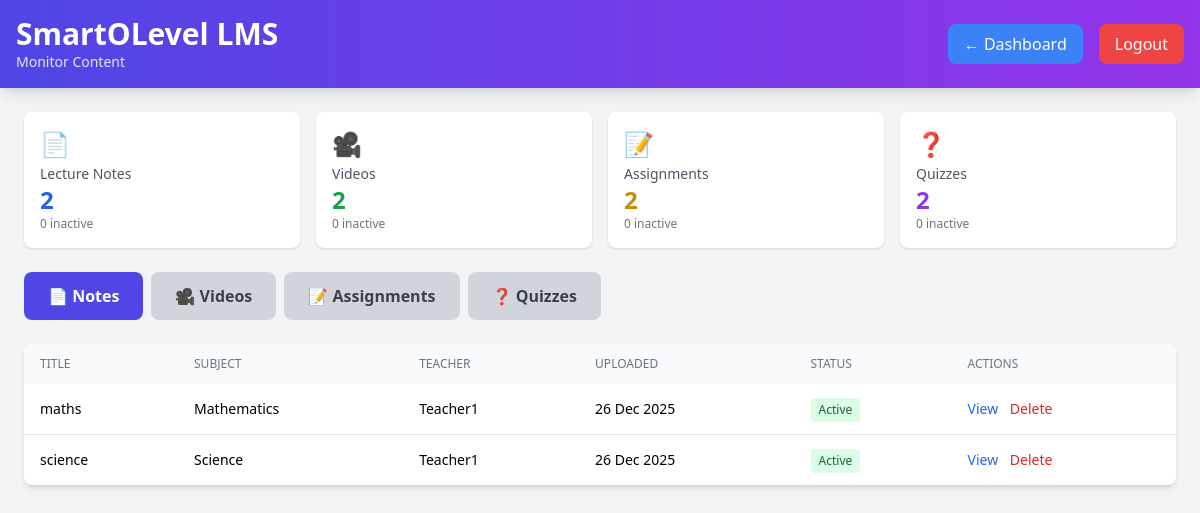
Page /admin_content_monitor.php (signed in) on the committed database.
### tables this page shows
CREATE TABLE lecture_notes (
    note_id INT AUTO_INCREMENT PRIMARY KEY,
    subject_id INT NOT NULL,
    teacher_id INT NOT NULL,
    title VARCHAR(255) NOT NULL,  
    description TEXT NULL,
    file_path VARCHAR(255) NOT NULL,
    file_type VARCHAR(10) NOT NULL,
    file_size INT NOT NULL,
    uploaded_at TIMESTAMP DEFAULT CURRENT_TIMESTAMP,
    is_active BOOLEAN DEFAULT TRUE,
    download_count INT DEFAULT 0,
    FOREIGN KEY (subject_id) REFERENCES subjects(subject_id) ON DELETE CASCADE,
    FOREIGN KEY (teacher_id) REFERENCES users(user_id) ON DELETE CASCADE
);

CREATE TABLE subjects (
    subject_id INT AUTO_INCREMENT PRIMARY KEY,
    subject_name VARCHAR(255) NOT NULL,
    subject_code VARCHAR(20) NOT NULL UNIQUE,
    grade_level ENUM('10','11') NOT NULL,
    subject_category ENUM('Language', 'Mathematics', 'Science', 'Social Studies', 'Religion', 'Other') NOT NULL,
    description TEXT NULL,
    is_active BOOLEAN DEFAULT TRUE,
    created_at TIMESTAMP DEFAULT CURRENT_TIMESTAMP
);

CREATE TABLE users (
    user_id INT AUTO_INCREMENT PRIMARY KEY,
    full_name VARCHAR(255) NOT NULL,
    email VARCHAR(100) NOT NULL UNIQUE,
    password_hash VARCHAR(255) NOT NULL,
    role ENUM('student', 'admin', 'teacher') DEFAULT 'student',
    grade ENUM('10','11') NULL,
    phone VARCHAR(20) NULL,
    address TEXT NULL,
    is_active BOOLEAN DEFAULT TRUE,
    created_at TIMESTAMP DEFAULT CURRENT_TIMESTAMP,
    last_login TIMESTAMP NULL,
    INDEX idx_email (email),
    INDEX idx_role (role)
);

### config.php (called while the page is built, shortened)
<?php
function formatDate($date) {
    return date('d M Y', strtotime($date));
}
?>

### admin_content_monitor.php (the view, shortened to what this page needs)
<?php
require_once 'config.php';
$stats_query = "SELECT
    (SELECT COUNT(*) FROM lecture_notes WHERE is_active = 1) as active_notes,
    (SELECT COUNT(*) FROM lecture_notes WHERE is_active = 0) as inactive_notes,
    (SELECT COUNT(*) FROM lecture_videos WHERE is_active = 1) as active_videos,
    (SELECT COUNT(*) FROM lecture_videos WHERE is_active = 0) as inactive_videos,
    (SELECT COUNT(*) FROM assignments WHERE is_active = 1) as active_assignments,
    (SELECT COUNT(*) FROM assignments WHERE is_active = 0) as inactive_assignments,
    (SELECT COUNT(*) FROM quizzes WHERE is_active = 1) as active_quizzes,
    (SELECT COUNT(*) FROM quizzes WHERE is_active = 0) as inactive_quizzes";
$stats = $conn->query($stats_query)->fetch_assoc();
$notes_query = "SELECT ln.*, u.full_name as teacher_name, s.subject_name, s.subject_code
                FROM lecture_notes ln
                INNER JOIN users u ON ln.teacher_id = u.user_id
                INNER JOIN subjects s ON ln.subject_id = s.subject_id
                ORDER BY ln.uploaded_at DESC";
$notes = $conn->query($notes_query);
?>
<!DOCTYPE html>
<html lang="en">
<head>
    <script src="https://cdn.tailwindcss.com"></script>
</head>
<body class="bg-gray-100 min-h-screen">
    <header class="bg-gradient-to-r from-indigo-600 to-purple-600 text-white p-4 shadow-lg">
        <div class="max-w-7xl mx-auto flex justify-between items-center">
            <div>
                <h1 class="text-3xl font-bold">SmartOLevel LMS</h1>
                <p class="text-sm text-indigo-100">Monitor Content</p>
            </div>
            <div class="flex items-center gap-4">
                <a href="admin_dashboard.php" class="px-4 py-2 bg-blue-500 rounded-lg hover:bg-blue-600">← Dashboard</a>
                <a href="logout.php" class="px-4 py-2 bg-red-500 rounded-lg hover:bg-red-600">Logout</a>
            </div>
        </div>
    </header>
    <div class="max-w-7xl mx-auto p-6">
        <div class="grid grid-cols-2 md:grid-cols-4 gap-4 mb-6">
            <div class="bg-white p-4 rounded-lg shadow">
                <div class="text-2xl mb-1">📄</div>
                <div class="text-sm text-gray-600">Lecture Notes</div>
                <div class="text-2xl font-bold text-blue-600"><?php echo $stats['active_notes']; ?></div>
                <div class="text-xs text-gray-500"><?php echo $stats['inactive_notes']; ?> inactive</div>
            </div>
            <div class="bg-white p-4 rounded-lg shadow">
                <div class="text-2xl mb-1">🎥</div>
                <div class="text-sm text-gray-600">Videos</div>
                <div class="text-2xl font-bold text-green-600"><?php echo $stats['active_videos']; ?></div>
                <div class="text-xs text-gray-500"><?php echo $stats['inactive_videos']; ?> inactive</div>
            </div>
            <div class="bg-white p-4 rounded-lg shadow">
                <div class="text-2xl mb-1">📝</div>
                <div class="text-sm text-gray-600">Assignments</div>
                <div class="text-2xl font-bold text-yellow-600"><?php echo $stats['active_assignments']; ?></div>
                <div class="text-xs text-gray-500"><?php echo $stats['inactive_assignments']; ?> inactive</div>
            </div>
            <div class="bg-white p-4 rounded-lg shadow">
                <div class="text-2xl mb-1">❓</div>
                <div class="text-sm text-gray-600">Quizzes</div>
                <div class="text-2xl font-bold text-purple-600"><?php echo $stats['active_quizzes']; ?></div>
                <div class="text-xs text-gray-500"><?php echo $stats['inactive_quizzes']; ?> inactive</div>
            </div>
        </div>
        <div class="flex gap-2 mb-6 overflow-x-auto">
            <button onclick="showTab('notes')" id="tab-notes" class="px-6 py-3 bg-indigo-600 text-white rounded-lg font-semibold whitespace-nowrap">
                📄 Notes
            </button>
            <button onclick="showTab('videos')" id="tab-videos" class="px-6 py-3 bg-gray-300 text-gray-700 rounded-lg font-semibold whitespace-nowrap">
                🎥 Videos
            </button>
            <button onclick="showTab('assignments')" id="tab-assignments" class="px-6 py-3 bg-gray-300 text-gray-700 rounded-lg font-semibold whitespace-nowrap">
                📝 Assignments
            </button>
            <button onclick="showTab('quizzes')" id="tab-quizzes" class="px-6 py-3 bg-gray-300 text-gray-700 rounded-lg font-semibold whitespace-nowrap">
                ❓ Quizzes
            </button>
        </div>
        <div id="content-notes" class="content-tab">
            <div class="bg-white rounded-lg shadow-md overflow-hidden">
                <table class="w-full">
                    <thead class="bg-gray-50">
                        <tr>
                            <th class="px-4 py-3 text-left text-xs font-medium text-gray-500 uppercase">Title</th>
                            <th class="px-4 py-3 text-left text-xs font-medium text-gray-500 uppercase">Subject</th>
                            <th class="px-4 py-3 text-left text-xs font-medium text-gray-500 uppercase">Teacher</th>
                            <th class="px-4 py-3 text-left text-xs font-medium text-gray-500 uppercase">Uploaded</th>
                            <th class="px-4 py-3 text-left text-xs font-medium text-gray-500 uppercase">Status</th>
                            <th class="px-4 py-3 text-left text-xs font-medium text-gray-500 uppercase">Actions</th>
                        </tr>
                    </thead>
                    <tbody class="divide-y">
                        <?php while ($note = $notes->fetch_assoc()): ?>
                        <tr class="hover:bg-gray-50">
                            <td class="px-4 py-3 text-sm font-medium"><?php echo htmlspecialchars($note['title']); ?></td>
                            <td class="px-4 py-3 text-sm"><?php echo htmlspecialchars($note['subject_name']); ?></td>
                            <td class="px-4 py-3 text-sm"><?php echo htmlspecialchars($note['teacher_name']); ?></td>
                            <td class="px-4 py-3 text-sm"><?php echo formatDate($note['uploaded_at']); ?></td>
                            <td class="px-4 py-3">
                                <form method="POST" class="inline">
                                    <button type="submit" class="px-2 py-1 text-xs rounded <?php echo $note['is_active'] ? 'bg-green-100 text-green-800' : 'bg-gray-100 text-gray-800'; ?>">
                                        <?php echo $note['is_active'] ? 'Active' : 'Inactive'; ?>
                                    </button>
                                </form>
                            </td>
                            <td class="px-4 py-3 text-sm">
                                <a href="<?php echo htmlspecialchars($note['file_path']); ?>" target="_blank" class="text-blue-600 hover:underline mr-2">View</a>
                                <form method="POST" class="inline" onsubmit="return confirm('Delete this note?')">
                                    <button type="submit" class="text-red-600 hover:underline">Delete</button>
                                </form>
                            </td>
                        </tr>
                        <?php endwhile; ?>
                    </tbody>
                </table>
            </div>
        </div>
    </div>
</body>
</html>

### rows in the picture
lecture_notes: title "maths", subject.subject_name "Mathematics", teacher.full_name "Teacher1", uploaded_at "26 Dec 2025", is_active "Active"
lecture_notes: title "science", subject.subject_name "Science", teacher.full_name "Teacher1", uploaded_at "26 Dec 2025", is_active "Active"

### other values in the picture
$stats['active_notes'] "2"
$stats['inactive_notes'] "0"
$stats['active_videos'] "2"
$stats['inactive_videos'] "0"
$stats['active_assignments'] "2"
$stats['inactive_assignments'] "0"
$stats['active_quizzes'] "2"
$stats['inactive_quizzes'] "0"
